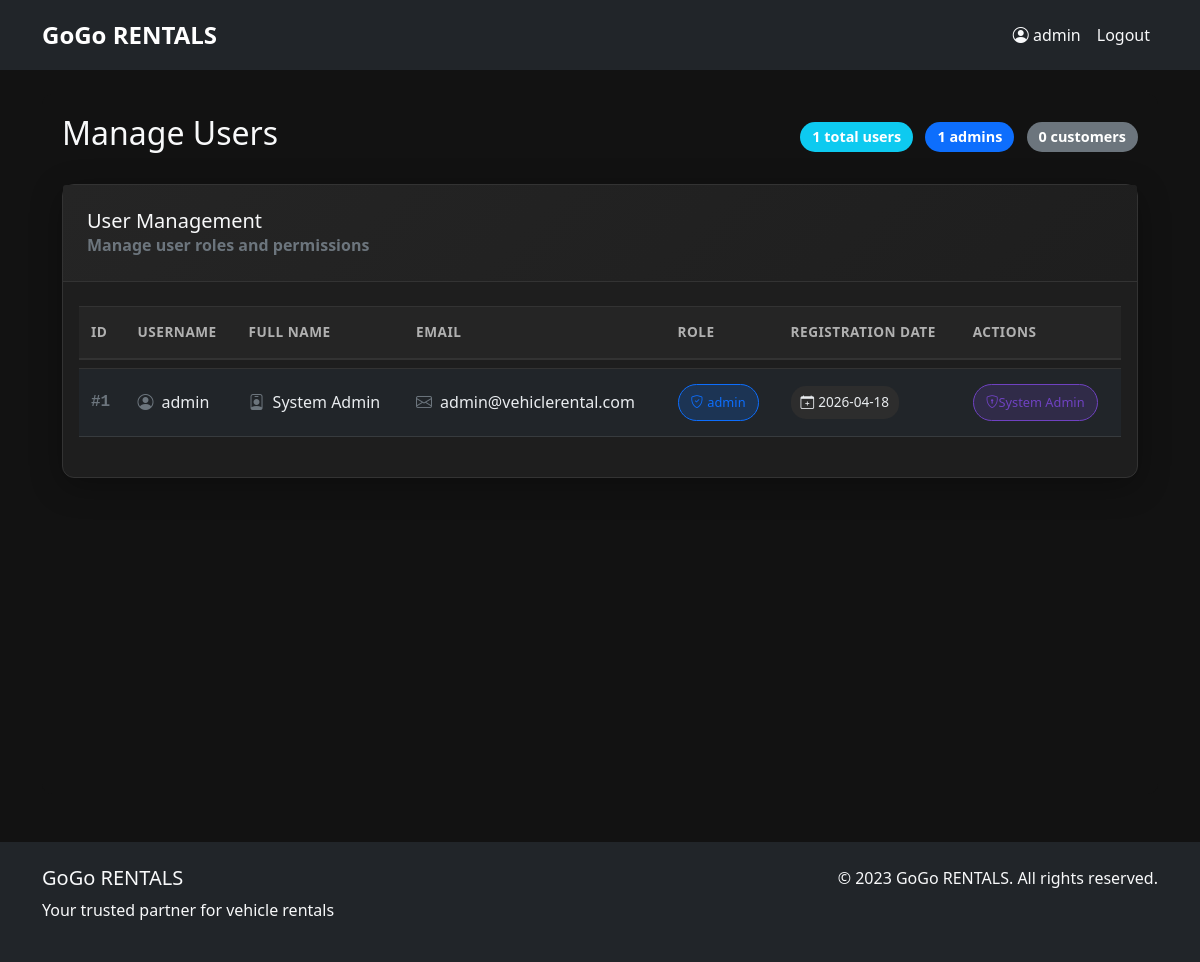
The app's page /admin/users (signed in) with its own data.
### GOGO Rentals/GOGo rental.py (models this page shows)
class User(db.Model):
    id = db.Column(db.Integer, primary_key=True)
    username = db.Column(db.String(80), unique=True, nullable=False)
    password = db.Column(db.String(120), nullable=False)
    full_name = db.Column(db.String(100), nullable=False)
    email = db.Column(db.String(120), unique=True, nullable=False)
    phone = db.Column(db.String(20))
    address = db.Column(db.Text)
    role = db.Column(db.String(20), default='customer')
    registration_date = db.Column(db.DateTime, default=datetime.utcnow)
    bookings = db.relationship('Booking', backref='user', lazy=True)

### GOGO Rentals/GOGo rental.py (the view)
@app.route('/admin/users')
@login_required
@admin_required
def admin_users():
    users = User.query.order_by(User.username).all()
    return render_template('admin_users.html', users=users)

### GOGO Rentals/GOGo rental.py (called while the page is built)
def is_logged_in():
    return 'user_id' in session

def is_admin():
    return is_logged_in() and session.get('role') == 'admin'

def login_required(f):
    @wraps(f)
    def decorated_function(*args, **kwargs):
        print(f"Login required check: session={dict(session)}")
        if not is_logged_in():
            print("User not logged in, redirecting to login")
            flash('Please log in to access this page', 'error')
            return redirect(url_for('login'))
        return f(*args, **kwargs)
    return decorated_function

def admin_required(f):
    @wraps(f)
    def decorated_function(*args, **kwargs):
        if not is_admin():
            flash('Access denied', 'error')
            return redirect(url_for('index'))
        return f(*args, **kwargs)
    return decorated_function

@app.context_processor
def inject_now():
    return {'now': datetime.now()}

### GOGO Rentals/templates/admin_users.html (shortened to what this page needs)
{% extends "base.html" %}
{% block content %}
<div class="dark-theme-wrapper">
    <div class="d-flex justify-content-between align-items-center mb-4">
        <h2 class="text-light">Manage Users</h2>
        <div class="admin-stats">
            <span class="badge bg-info">{{ users|length }} total users</span>
            <span class="badge bg-primary ms-2">{{ users|selectattr('role', 'equalto', 'admin')|list|length }} admins</span>
            <span class="badge bg-secondary ms-2">{{ users|selectattr('role', 'equalto', 'customer')|list|length }} customers</span>
        </div>
    </div>
    {% if users %}
    <div class="card dark-card">
        <div class="card-header dark-card-header">
            <h5 class="mb-0 text-light">User Management</h5>
            <p class="text-muted mb-0">Manage user roles and permissions</p>
        </div>
        <div class="card-body">
            <div class="table-responsive">
                <table class="table table-dark table-hover admin-table">
                    <thead>
                        <tr>
                            <th>ID</th>
                            <th>Username</th>
                            <th>Full Name</th>
                            <th>Email</th>
                            <th>Role</th>
                            <th>Registration Date</th>
                            <th>Actions</th>
                        </tr>
                    </thead>
                    <tbody>
                        {% for user in users %}
                        <tr class="user-row">
                            <td class="user-id">#{{ user.id }}</td>
                            <td>
                                <div class="user-info">
                                    <i class="bi bi-person-circle me-2"></i>
                                    {{ user.username }}
                                </div>
                            </td>
                            <td>
                                <div class="full-name">
                                    <i class="bi bi-person-badge me-2"></i>
                                    {{ user.full_name }}
                                </div>
                            </td>
                            <td>
                                <div class="email-info">
                                    <i class="bi bi-envelope me-2"></i>
                                    {{ user.email }}
                                </div>
                            </td>
                            <td>
                                <span class="role-badge {% if user.role == 'admin' %}admin-role{% else %}customer-role{% endif %}">
                                    <i class="bi {% if user.role == 'admin' %}bi-shield-check{% else %}bi-person{% endif %} me-1"></i>
                                    {{ user.role }}
                                </span>
                            </td>
                            <td>
                                <span class="date-badge">
                                    <i class="bi bi-calendar-plus me-1"></i>
                                    {{ user.registration_date.strftime('%Y-%m-%d') }}
                                </span>
                            </td>
                            <td>
                                {% if user.username != 'admin' %}
                                <div class="btn-group btn-group-sm action-buttons">
                                    {% if user.role == 'customer' %}
                                    <a href="{{ url_for('update_user_role', user_id=user.id, role='admin') }}"
                                       class="btn btn-outline-primary make-admin-btn"
                                       data-bs-toggle="tooltip" title="Grant Admin Privileges">
                                       <i class="bi bi-shield-plus"></i> Make Admin
                                    </a>
                                    {% else %}
                                    <a href="{{ url_for('update_user_role', user_id=user.id, role='customer') }}"
                                       class="btn btn-outline-secondary make-customer-btn"
                                       data-bs-toggle="tooltip" title="Remove Admin Privileges">
                                       <i class="bi bi-person-down"></i> Make Customer
                                    </a>
                                    {% endif %}
                                </div>
                                {% else %}
                                <span class="system-admin-badge">
                                    <i class="bi bi-shield-lock"></i> System Admin
                                </span>
                                {% endif %}
                            </td>
                        </tr>
                        {% endfor %}
                    </tbody>
                </table>
            </div>
        </div>
    </div>
    {% endif %}
</div>
{% endblock %}

### GOGO Rentals/templates/base.html (shortened to what this page needs)
<!DOCTYPE html>
<html lang="en">
<head>
    <link href="https://cdn.jsdelivr.net/npm/bootstrap@5.1.3/dist/css/bootstrap.min.css" rel="stylesheet">
    <link rel="stylesheet" href="https://cdn.jsdelivr.net/npm/bootstrap-icons@1.10.0/font/bootstrap-icons.css">
    <link href="{{ url_for('static', filename='css/style.css') }}" rel="stylesheet">
</head>
<body>
    <nav class="navbar navbar-expand-lg navbar-dark bg-dark">
        <div class="container">
            <a class="navbar-brand" href="{{ url_for('home') }}">GoGo RENTALS</a>
            <div class="collapse navbar-collapse" id="navbarNav">
                <ul class="navbar-nav">
                    {% if session.user_id %}
                        <li class="nav-item">
                            <a class="nav-link" href="{{ url_for('profile') }}">
                                <i class="bi bi-person-circle"></i> {{ session.username }}
                            </a>
                        </li>
                        <li class="nav-item">
                            <a class="nav-link" href="{{ url_for('logout') }}">Logout</a>
                        </li>
                    {% endif %}
                </ul>
            </div>
        </div>
    </nav>
    <main class="container my-4">
        {% block content %}{% endblock %}
    </main>
    <footer class="bg-dark text-light py-4 mt-5">
        <div class="container">
            <div class="row">
                <div class="col-md-6">
                    <h5>GoGo RENTALS</h5>
                    <p>Your trusted partner for vehicle rentals</p>
                </div>
                <div class="col-md-6 text-md-end">
                    <p>&copy; 2023 GoGo RENTALS. All rights reserved.</p>
                </div>
            </div>
        </div>
    </footer>
</body>
</html>

### GOGO Rentals/static/css/style.css (style rules this page uses)
:root { --primary: #0d6efd; --primary-dark: #0b5ed7; --secondary: #6c757d; --bg-dark: #121212; --bg-card: #1e1e1e; --bg-table-header: #1f2937; --bg-table-row: #181818; --text-light: #f8f9fa; --text-muted: #c9c9c9; --success-bg: #198754; --danger-bg: #dc3545; --info-bg: #0dcaf0; }
body { font-family: 'Segoe UI', Tahoma, Geneva, Verdana, sans-serif; background-color: var(--bg-dark); color: var(--text-light); margin: 0; }
.navbar { background-color: #000; padding: 0.75rem 1rem; }
.navbar-brand { font-weight: 700; font-size: 1.5rem; color: var(--text-light); }
.navbar-dark .navbar-nav .nav-link { color: var(--text-light); }
.card { background-color: var(--bg-card); color: var(--text-light); box-shadow: 0 0.125rem 0.25rem rgba(0, 0, 0, 0.3); border: none; border-radius: 0.5rem; }
.card-header { background-color: #1a1a1a; font-weight: 600; color: var(--text-light); }
.table { width: 100%; border-collapse: collapse; margin-bottom: 1rem; background-color: var(--bg-card); color: var(--text-light); }
.table th, .table td { padding: 0.75rem; vertical-align: middle; text-align: left; border-top: 1px solid #333; }
.table thead th { background-color: var(--bg-table-header); color: var(--text-light); font-weight: 600; }
.table tbody tr:nth-child(odd) { background-color: var(--bg-table-row); }
footer { background-color: #000; color: var(--text-light); padding: 1rem 0; }

### GOGO Rentals/templates/admin_users.html (style rules this page uses)
.dark-theme-wrapper { background-color: #121212; min-height: calc(100vh - 100px); padding: 20px; border-radius: 10px; }
.dark-card { background-color: #1e1e1e; border: 1px solid #333; border-radius: 12px; box-shadow: 0 8px 32px rgba(0, 0, 0, 0.3); }
.dark-card-header { background: linear-gradient(135deg, #252525 0%, #1e1e1e 100%); border-bottom: 1px solid #333; padding: 1.5rem; }
.admin-table { background-color: transparent; border-collapse: separate; border-spacing: 0 8px; }
.admin-table thead th { background-color: #252525; border-bottom: 2px solid #333; padding: 15px 12px; font-weight: 600; color: #b0b0b0; text-transform: uppercase; font-size: 0.85rem; letter-spacing: 0.5px; }
.admin-table tbody tr { background-color: #252525; transition: all 0.3s ease; border-radius: 8px; }
.admin-table tbody td { padding: 15px 12px; vertical-align: middle; border-top: 1px solid #333; color: #e9ecef; }
.user-id { font-weight: 600; color: #6c757d !important; font-family: 'Courier New', monospace; }
.user-info, .full-name, .email-info { display: flex; align-items: center; color: #e9ecef; }
.user-info i, .full-name i, .email-info i { color: #6c757d; }
.role-badge { padding: 8px 12px; border-radius: 20px; font-size: 0.8rem; font-weight: 500; display: inline-flex; align-items: center; }
.role-badge.admin-role { background-color: rgba(13, 110, 253, 0.2); color: #0d6efd; border: 1px solid #0d6efd; }
.date-badge { background-color: #2d2d2d; color: #e9ecef; padding: 6px 10px; border-radius: 15px; font-size: 0.85rem; display: inline-flex; align-items: center; }
.system-admin-badge { background-color: rgba(111, 66, 193, 0.2); color: #6f42c1; border: 1px solid #6f42c1; padding: 8px 12px; border-radius: 20px; font-size: 0.8rem; display: inline-flex; align-items: center; }
.admin-stats .badge { font-size: 0.9rem; padding: 8px 12px; border-radius: 20px; }
.user-row { animation: fadeInUp 0.5s ease forwards; }
.user-row:nth-child(1) { animation-delay: 0.1s; }

### records on screen
User: id "1", username "admin", full_name "System Admin", email "admin@vehiclerental.com", role "admin", registration_date "2026-04-18"

### other values on screen
{{ session.username }} "admin"
{{ users|length }} "1"
{{ users|selectattr('role', 'equalto', 'admin')|list|length }} "1"
{{ users|selectattr('role', 'equalto', 'customer')|list|length }} "0"
